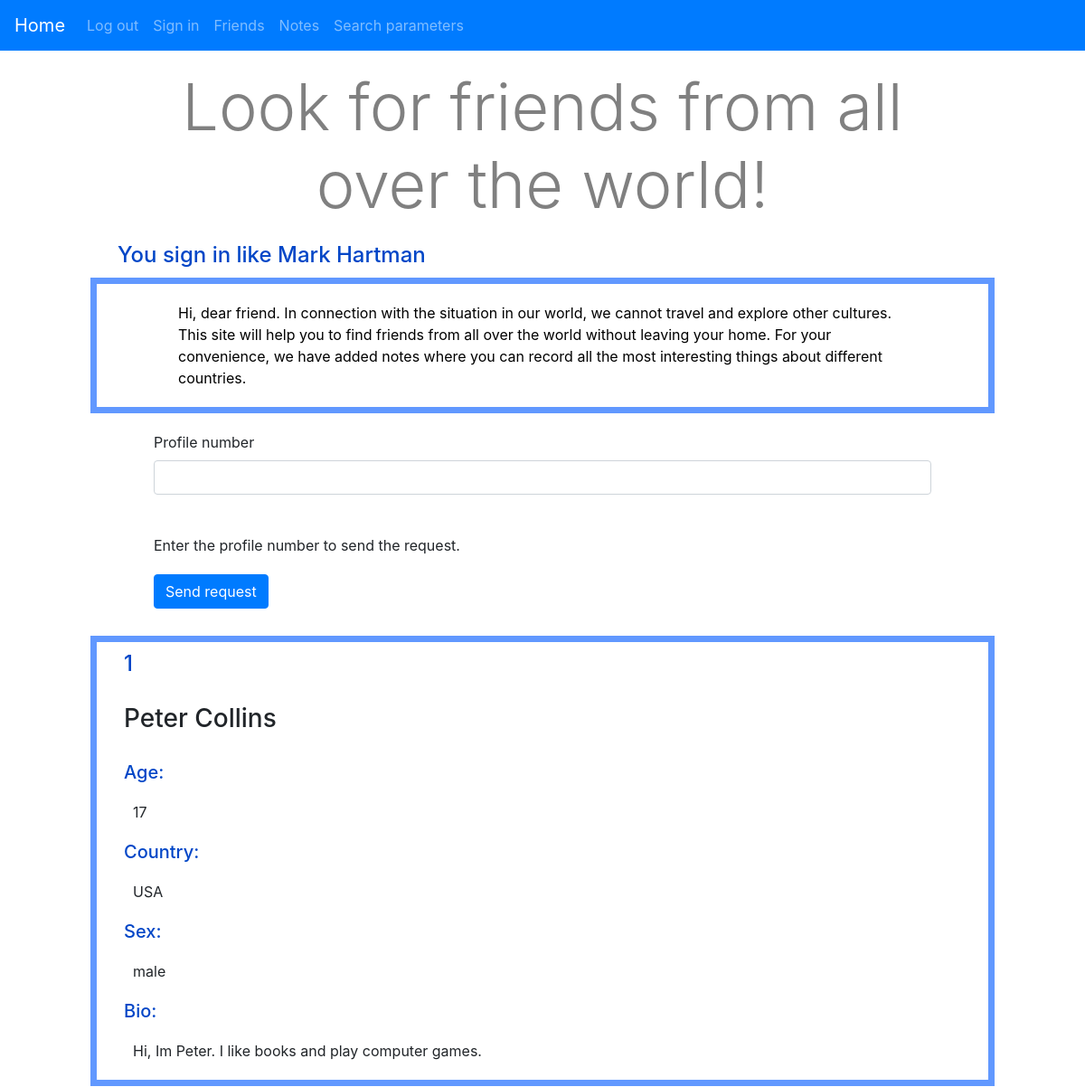
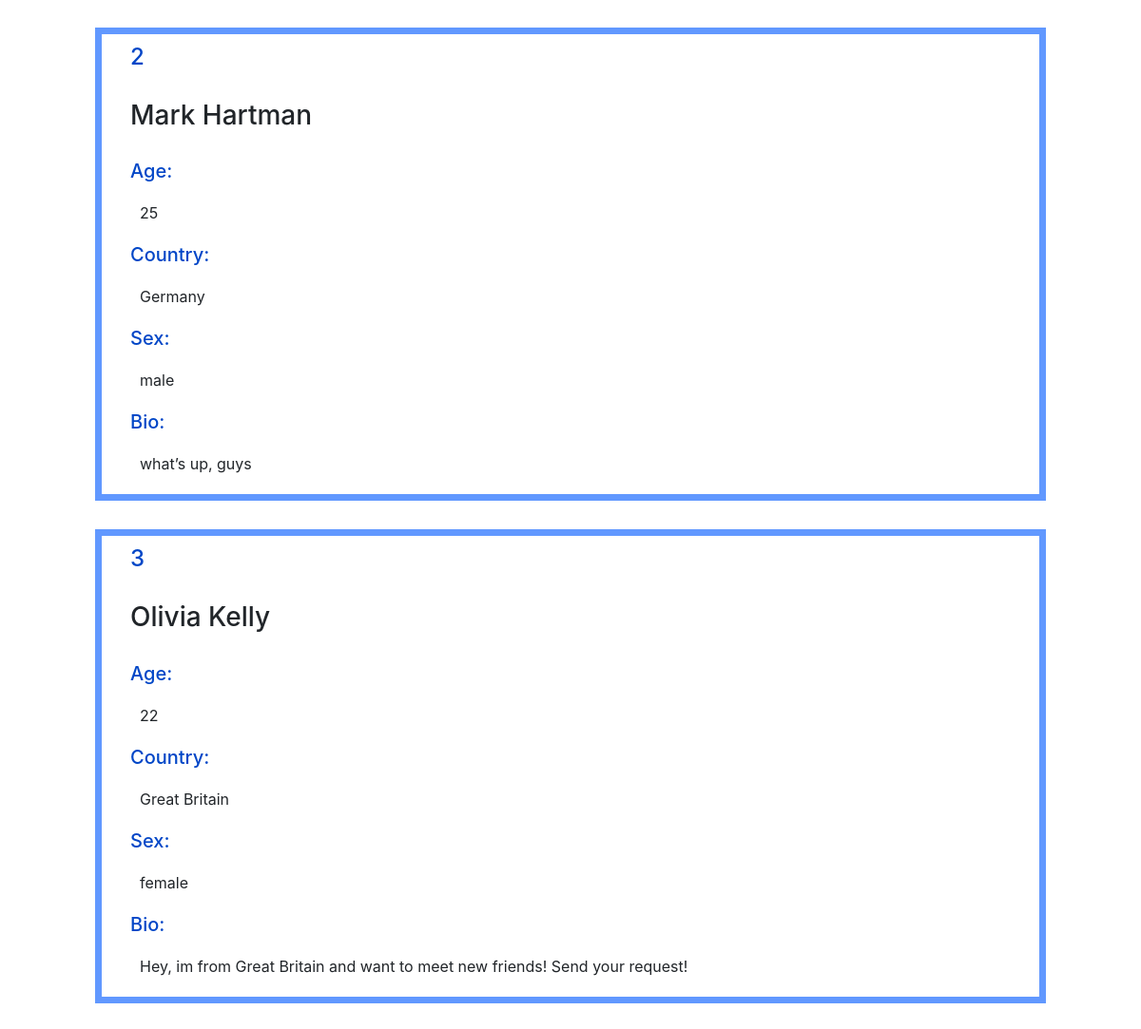
Screenshot of /index (signed in) with the database file from the repository (2 pictures, top to bottom).
### data/users.py (models this page shows)
class User(SqlAlchemyBase, UserMixin):
    __tablename__ = 'users'
    id = sqlalchemy.Column(sqlalchemy.Integer, primary_key=True, autoincrement=True)
    name = sqlalchemy.Column(sqlalchemy.String)
    surname = sqlalchemy.Column(sqlalchemy.String)
    age = sqlalchemy.Column(sqlalchemy.Integer)
    country = sqlalchemy.Column(sqlalchemy.String)
    sex = sqlalchemy.Column(sqlalchemy.String)
    password = sqlalchemy.Column(sqlalchemy.String)
    email = sqlalchemy.Column(sqlalchemy.String, unique=True)
    bio = sqlalchemy.Column(sqlalchemy.String)
    photo = sqlalchemy.Column(sqlalchemy.String)
    profiles = orm.relation("Profiles", back_populates='user')
    parameters = orm.relation("Parameter", back_populates='user')
    notes = orm.relation("Note", back_populates='user')

### data/profiles.py (models this page shows)
class Profiles(SqlAlchemyBase):
    __tablename__ = 'profiles'
    id = sqlalchemy.Column(sqlalchemy.Integer,
                           primary_key=True, autoincrement=True)
    user_id = sqlalchemy.Column(sqlalchemy.Integer,
                                sqlalchemy.ForeignKey("users.id"))
    user = orm.relation('User')

### main.py (the view, shortened to what this page needs)
@app.route('/', methods=['GET', 'POST'])
@app.route('/index', methods=['GET', 'POST'])
def index():
    form = RequestForm()
    if current_user.is_authenticated:  # проверим может ли быть установлен параметр поика
        parameter = session.query(parameters.Parameter).filter(parameters.Parameter.user_id == current_user.id).first()
    else:
        parameter = ''
    profiles_list = sort_profiles(parameter)  # получаем список анкет, подходящих под параметры
    return render_template('main.html', title='Home page',
                           profs=profiles_list, form=form)

### forms.py
class RequestForm(FlaskForm):
    profile_id = StringField('Profile number', validators=[DataRequired()])
    submit = SubmitField('Send request')

### data/db_session.py (called while the page is built)
def create_session() -> Session:
    global __factory
    return __factory()

### main.py (called while the page is built, shortened)
def sort_profiles(parameter):  # сортируем анкеты по праметрам
    profiles_list_all = []
    profiles_list = []
    for profile in session.query(profiles.Profiles):
        profiles_list_all.append([profile, session.query(users.User).filter(
            users.User.id == profile.user_id).first()])  # получаем все анкеты
    if not parameter:  # если параметр сортировки не задан, то возвращаем полный список анкет
        return profiles_list_all

@login_manager.user_loader
def load_user(user_id):
    session = db_session.create_session()
    return session.query(users.User).get(user_id)

### templates/main.html (shortened to what this page needs)
{% extends "base.html" %}
{% block content %}
<div class='content1'>
    <p class="display-3" align="center" style='padding-top:50px; color:grey;'>Look for friends from all over the
        world!</p>
    {%if current_user.is_authenticated%}
    <h4>You sign in like {{current_user.name}} {{current_user.surname}}</h4>
    {% else %}
    <h4>You are not logged in.</h4>
    {% endif %}
    <div id='inform' style='border: 7px solid #6198ff; width: 1000px;'>
        <p style="padding:0 50px; color: black;">Hi, dear friend. In connection with the situation in our world, we
            cannot travel and explore other cultures. This site will help you to find friends from all over the world
            without leaving your home. For your convenience, we have added notes where you can record all the most
            interesting things about different countries.</p>
    </div>
    <div id="profiles">
        <form action="" method="post">
            <p>
                {{ form.profile_id.label }}<br>
                {{ form.profile_id(class="form-control", type="number") }}<br>
            </p>
            <p>Enter the profile number to send the request.</p>
            <p>{{ form.submit(type="submit", class="btn btn-primary") }}</p>
        </form>
        {% for i in profs: %}
        <div style='margin:30px 0;border: 7px solid #6198ff; width: 1000px;'>
            <h4>{{i[0].id}}</h4>
            <h3>{{i[1].name}} {{i[1].surname}}</h3>
            <h5>Age: </h5>
            <p>{{i[1].age}}</p>
            <h5>Country: </h5>
            <p>{{i[1].country}}</p>
            <h5>Sex: </h5>
            <p>{{i[1].sex}}</p>
            <h5>Bio: </h5>
            <p>{{i[1].bio}}</p>
        </div>
        {% endfor %}
    </div>
</div>
{% endblock %}

### templates/base.html (style rules this page uses)
div.content1 { margin:0 auto; width: 1000px; min-height: 750px; background-color: white; padding: 5px 0px; }

### templates/main.html (style rules this page uses)
h5 { color: #0046c7; margin: 0 30px; }
p { margin: 20px 40px; }
form { margin: 20px 30px; }
h3 { margin: 30px 30px; }
h4 { color: #0046c7; margin: 10px 30px; }

### rows the page displays
User: name "Mark", surname "Hartman"
Profiles: id "1", name "Peter", surname "Collins", age "17", country "USA", sex "male", bio "Hi, Im Peter. I like books and play computer games."
Profiles: id "2", name "Mark", surname "Hartman", age "25", country "Germany", sex "male", bio "what’s up, guys"
Profiles: id "3", name "Olivia", surname "Kelly", age "22", country "Great Britain", sex "female", bio "Hey, im from Great Britain and want to meet new friends! Send your request!"
